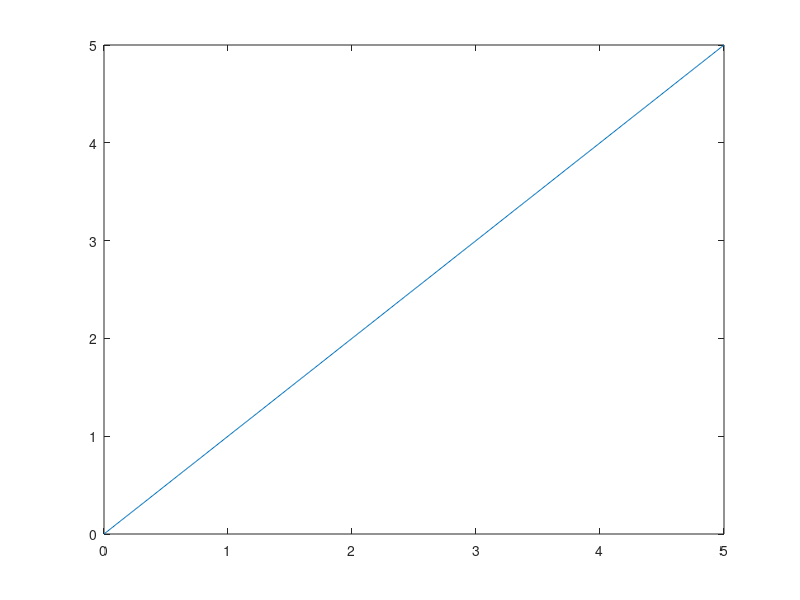
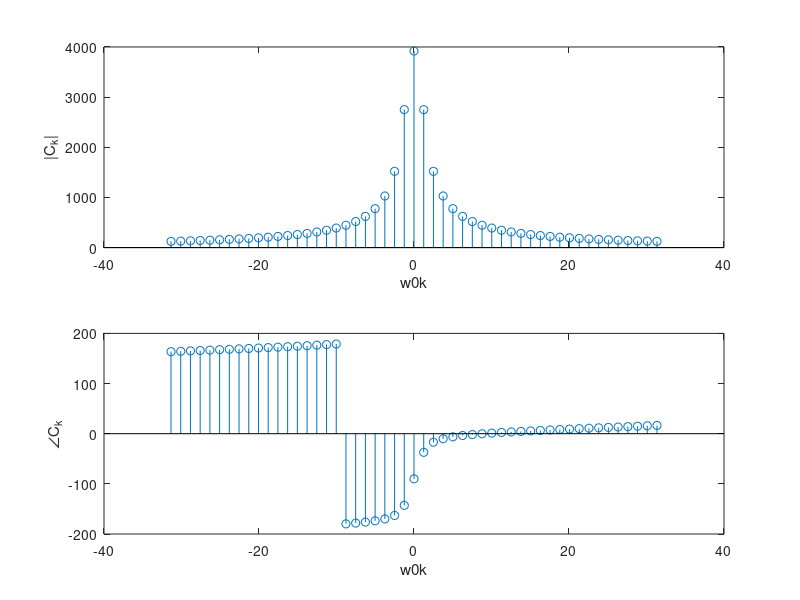
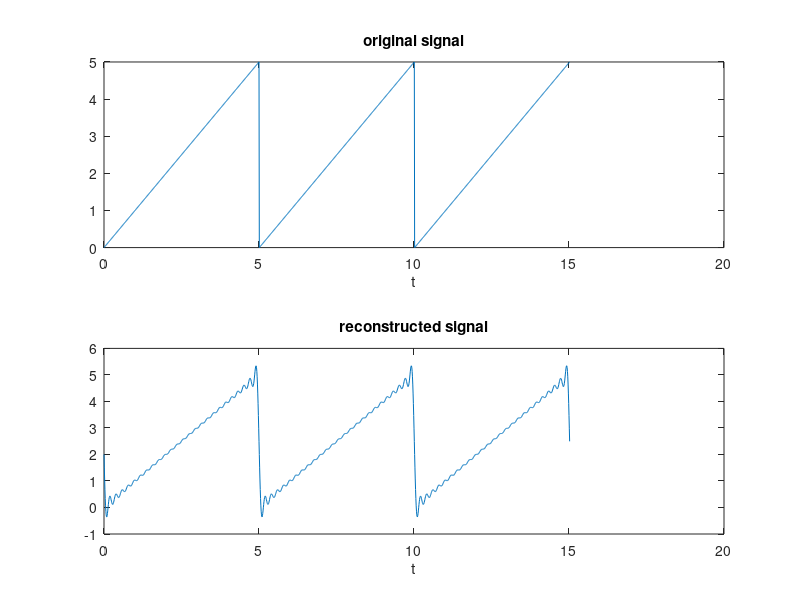
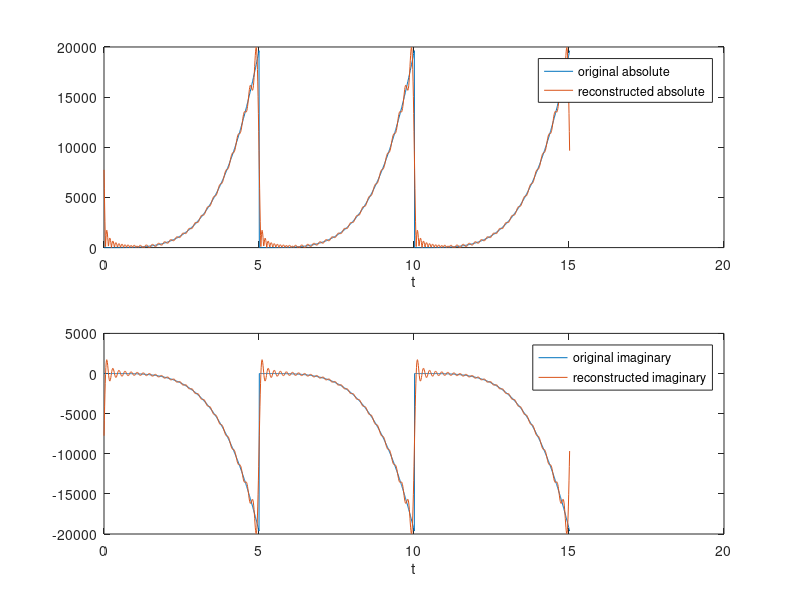

MATLAB code to generate these figures, in order:
close all
clear all
clc

%% signal defination
x=@(t)t-10j*pi*t.^4;
t_single_period=0:0.01:5;
plot(t_single_period,x(t_single_period))
%% period and fundamental angular freq.
dT=t_single_period(2)-t_single_period(1);
T= dT*(length(t_single_period)-1); % period
w0=2*pi/T; % fundamental angular frequency

%% effectively the question is asking for reconstructing 3 cycles
% of the periodic signal
t_reconstruction=0:0.01:25; 

Nk=51;
p=1; % fourier_series_exp() function would plot 3 cycles of the signal
% C_k=fourier_series_exp(x(t_single_period),t_single_period,Nk,p);
t=t_single_period;

    dT=t(2)-t(1);
    T= dT*length(t);
    w0=2*pi/T;   

k=-floor(Nk/2):floor(Nk/2)% if Nk=11, k=-5:5; if Nk=12, k=-6:6
k
for ii=1:length(k)
        Ck(ii)=(1/T)*trapz(t, x(t_single_period).*exp(-j*k(ii)*w0*t));
end
        figure 
        subplot(211)
        w0k = w0*k;
      stem(w0k,abs(Ck))
        xlabel('w0k')
        ylabel('|C_k|')
        
        subplot(2,1,2)
        stem(w0k,angle(Ck)*180/pi);  
        xlabel('w0k')
        ylabel('\angleC_k')
        
% plot 3 cycles of the signal 'x' and the reconstructed signal
        x_ext=repmat(x(t_single_period),1,3);
        t_ext=t(1):dT:t(1)+(3*length(t)-1)*dT;
      x_reconstructed=zeros(size(t_ext));
        for ii=1:length(k)
            x_reconstructed=x_reconstructed+Ck(ii)*exp(j*k(ii)*w0*t_ext);
        end
        figure
        subplot(211)
        plot(t_ext,x_ext)
        xlabel('t');
        title('original signal')
        subplot(2,1,2)
        plot(t_ext,x_reconstructed)
        xlabel('t');
        title('reconstructed signal')

        figure
     subplot(211)
        plot(t_ext,abs(x_ext))
        hold on
        plot(t_ext,abs(x_reconstructed))
        xlabel('t');
        legend('original absolute','reconstructed absolute')
subplot(212)
plot(t_ext,imag(x_ext))
        hold on
        plot(t_ext,imag(x_reconstructed))
        xlabel('t');
        legend('original imaginary','reconstructed imaginary')









% %% the function plot the reconstructed signal for us. Let's manually plot
% % three (3) cycles again
% 
% figure
% 
% x_reconstructed=zeros(size(t_reconstruction));
% k=-floor(length(C_k)/2):floor(length(C_k)/2);
% 
% for ii=1:length(C_k)
%     x_reconstructed=x_reconstructed+C_k(ii)*exp(j*k(ii)*w0*t_reconstruction);
% end
% 
% % subplot(2,1,1)
% plot(t_reconstruction,x_reconstructed)
% xlabel('t');
% title('reconstructed signal')
% 
%     
